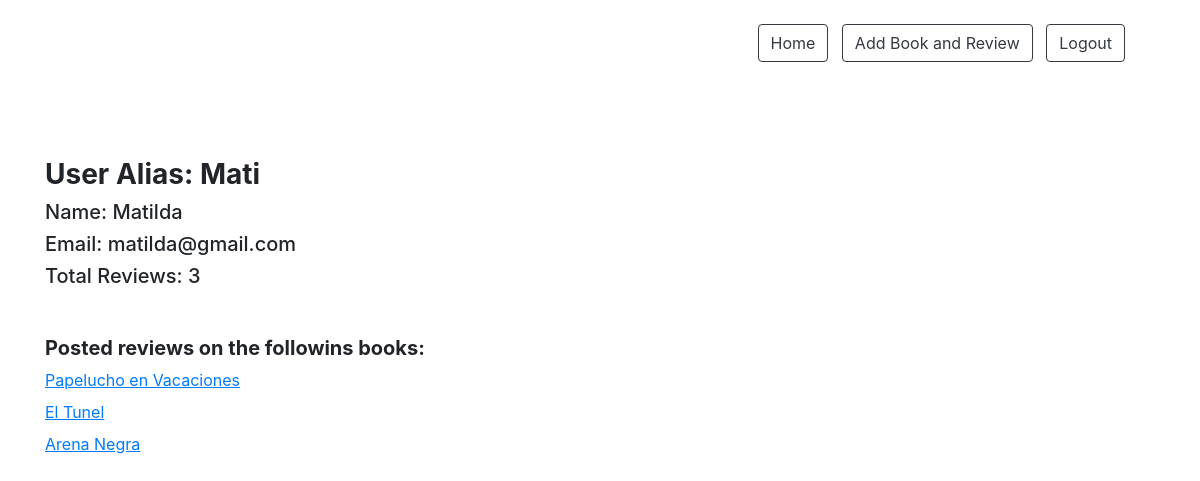
The app's page /users/6 with its own data.
### login/models.py (models this page shows)
class User(models.Model):
    id = models.AutoField(primary_key=True)
    nombre = models.CharField(max_length=40)
    alias = models.CharField(max_length=40)
    email = models.CharField(max_length=40)
    password = models.CharField(max_length=20)
    rol = models.PositiveIntegerField(default=1)
    created_at = models.DateTimeField(auto_now_add=True)
    updated_at = models.DateTimeField(auto_now=True)
    objects = UserManager()

class Libro(models.Model):
    id = models.AutoField(primary_key=True)
    titulo = models.CharField(max_length=40)
    autor = models.ForeignKey(Autor, on_delete=CASCADE, related_name="libros")

### login/views.py (the view)
# urls.py: path('users/<int:user_id>', views.view_user, name='view_user'),
def view_user(request, user_id):
    usuario = User.objects.get(id = user_id)
    dict_review = Review.objects.filter(usuario = usuario).values('libro').annotate(total=Count('libro'))
    arreglo_libros = []
    for rev in dict_review:
        arreglo_libros.append(
            Libro.objects.filter(id = rev['libro'])
        )
    context = {
        'user': usuario,
        'rev_count': Review.objects.filter(usuario = usuario).count(),
        'reviews': arreglo_libros,
            }
    return render(request, 'user.html', context)

### login/templates/user.html (shortened to what this page needs)
<!DOCTYPE html>
<html lang="en">
<head>
    {% load static %}
    <link rel="stylesheet" href="https://cdn.jsdelivr.net/npm/bootstrap@4.6.0/dist/css/bootstrap.min.css">
</head>
<body>
    <div class="container my-4">
        <div class="container-fluid mb-5">
            <div class="container text-right">
                <a class="btn btn-outline-dark" href="/">Home</a> &nbsp;
                <a class="btn btn-outline-dark" href="{% url 'agregar' %}">Add Book and Review</a> &nbsp;
                <a href="{% url 'logout' %}" class="btn btn-outline-dark">Logout</a>
            </div>
        </div>
        <div class="row mb-5">
            <div class="col-7">
                <h3 class="mt-5 mb-2"><strong>User Alias: {{user.alias}}</strong></h3>
                <h5 class="mb-2">Name: {{user.nombre}}</h5>
                <h5 class="mb-2">Email: {{user.email}}</h5>
                <h5 class="mb-5">Total Reviews: {{rev_count}}</h5>
                <h5><strong>Posted reviews on the followins books: </strong></h5>
                {% for review in reviews %}
                <p class="w-75 mb-2">
                    <a href=""><u>{{review.0.titulo}}</u></a>
                </p>
                {% endfor %}
            </div>
        </div>
    </div>
</body>
</html>

### records on screen
User: alias "Mati", nombre "Matilda", email "matilda@gmail.com"
Libro: titulo "Papelucho en Vacaciones"
Libro: titulo "El Tunel"
Libro: titulo "Arena Negra"

### other values on screen
{{ rev_count }} "3"
